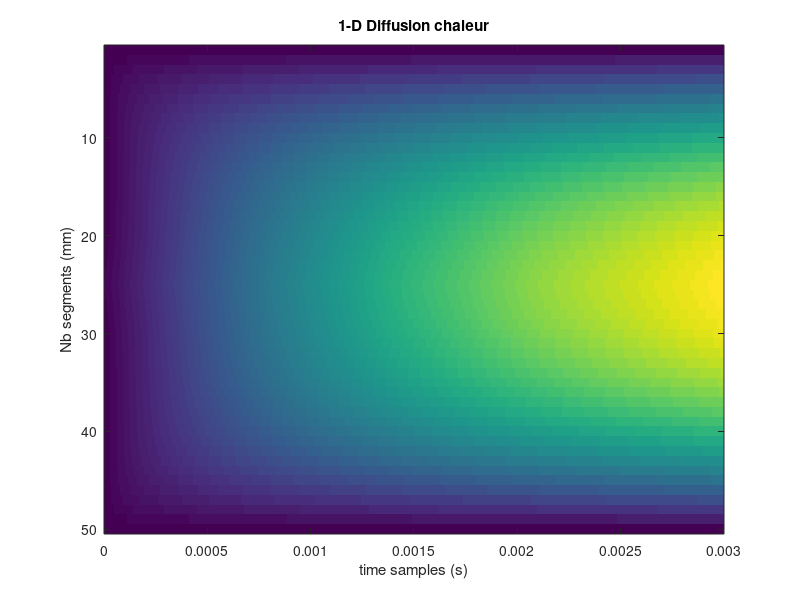

The MATLAB script that drew this image:
clear all
clc

%Appel fichier
load('resultats.txt'); 

%Affichage resultat
size(resultats)
t=0:1e-6:1e-6*(size(resultats,2)-1);
t(1)
t(end)
size(t)
x=1:size(resultats,1);
figure(1)
imagesc(t,x,resultats(:,2:end))
title('1-D Diffusion chaleur');
xlabel('time samples (s)');
ylabel('Nb segments (mm)');
